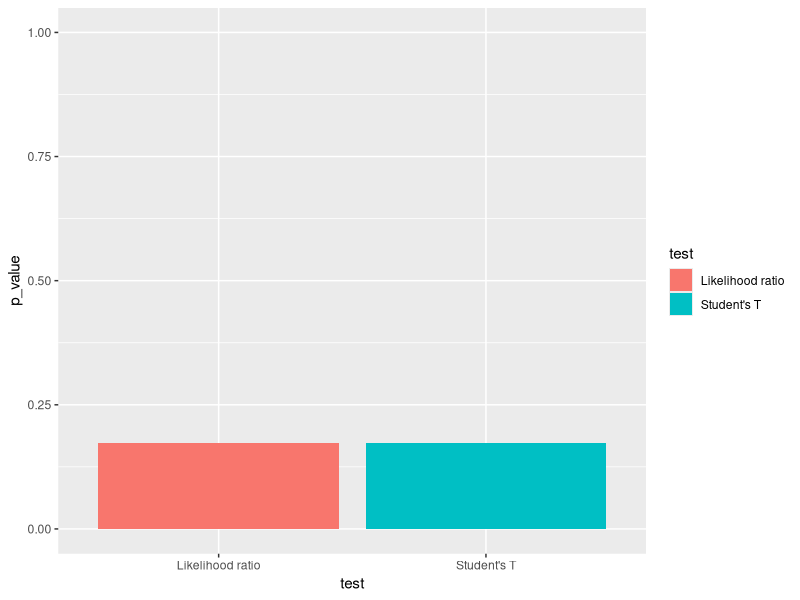
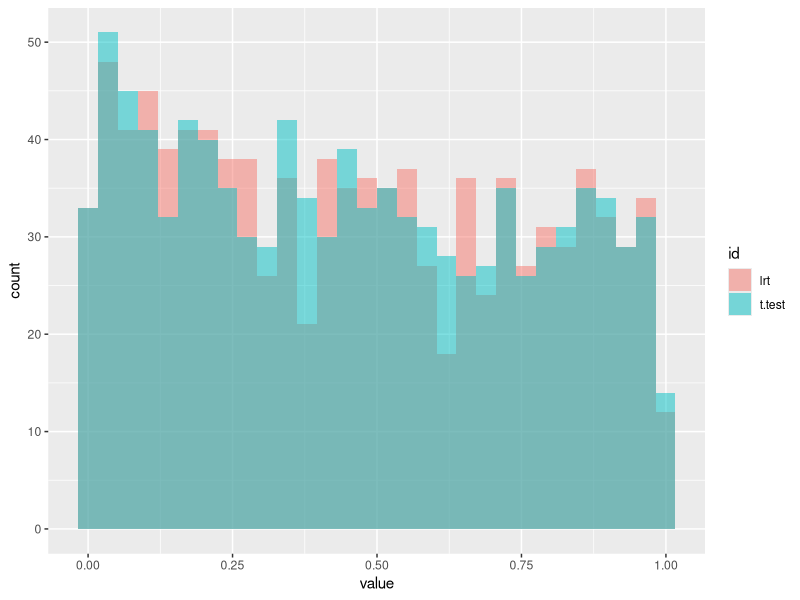
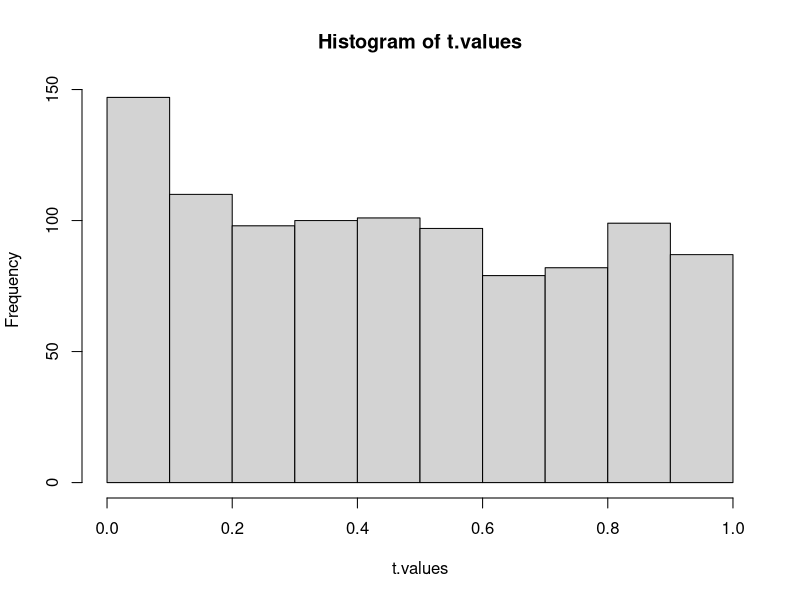
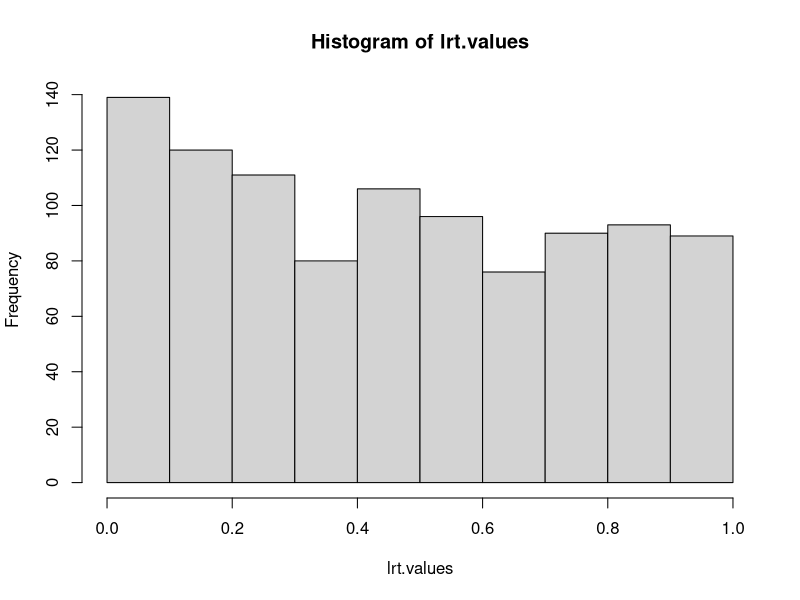

Source code (R) for these figures, in order:
library("ggfortify")
library("magrittr")

# Multiple plot function
#
# ggplot objects can be passed in ..., or to plotlist (as a list of ggplot objects)
# - cols:   Number of columns in layout
# - layout: A matrix specifying the layout. If present, 'cols' is ignored.
#
# If the layout is something like matrix(c(1,2,3,3), nrow=2, byrow=TRUE),
# then plot 1 will go in the upper left, 2 will go in the upper right, and
# 3 will go all the way across the bottom.
#
multiplot <- function(..., plotlist=NULL, file, cols=1, layout=NULL) {
  library(grid)
  
  # Make a list from the ... arguments and plotlist
  plots <- c(list(...), plotlist)
  
  numPlots = length(plots)
  
  # If layout is NULL, then use 'cols' to determine layout
  if (is.null(layout)) {
    # Make the panel
    # ncol: Number of columns of plots
    # nrow: Number of rows needed, calculated from # of cols
    layout <- matrix(seq(1, cols * ceiling(numPlots/cols)),
                     ncol = cols, nrow = ceiling(numPlots/cols))
  }
  
  if (numPlots==1) {
    print(plots[[1]])
    
  } else {
    # Set up the page
    grid.newpage()
    pushViewport(viewport(layout = grid.layout(nrow(layout), ncol(layout))))
    
    # Make each plot, in the correct location
    for (i in 1:numPlots) {
      # Get the i,j matrix positions of the regions that contain this subplot
      matchidx <- as.data.frame(which(layout == i, arr.ind = TRUE))
      
      print(plots[[i]], vp = viewport(layout.pos.row = matchidx$row,
                                      layout.pos.col = matchidx$col))
    }
  }
}



#ex 4.4
#4.4.1

N <- 1000
t.values <- numeric(N)
lrt.values <- numeric(N)
  
mllk.normal <- function(params, data) {
  sum(-log(dnorm(data, mean = params, sd = 4)))
}
 
for(i in 1:N)
{
  x <- rnorm(20, 2, 4)
  y <- rnorm(40, 2.5, 4)
  x.mean <- mean(x)
  y.mean <- mean(y)
  xy <- c(x, y)
  
  # Plotting data
#  p <- ggdistribution(dnorm, x = seq(-10, 14, 0.1), mean = 2, sd = 4, fill = "blue", alpha = 0.2) +
#    geom_vline(xintercept = 2, linetype = "longdash") +
#    scale_x_continuous(breaks = seq(-10, 14, 2))
#  
#  p <- ggdistribution(dnorm, x = seq(-10, 14, 0.1), p = p, mean = 2.5, sd = 4, fill = "red", alpha = 0.2) +
#    geom_vline(xintercept = 2.5, linetype = "longdash") +
#    ggtitle(label = "Theoretical distributions")
#  
#  q <- autoplot(density(x), fill = "blue")
#  q <- autoplot(density(y), p = q, fill = "red") +
#    ggtitle("Experimental data") +
#    scale_x_continuous(breaks = seq(-10, 14, 2))
#  
#  q
  
#  multiplot(p, q, cols = 2)
  
  
 
  
  # 4.4.2 Perform the maximum likelihood estimation for the full model and the nested model, and compute
  #the maximized likelihood values (or the minimized minus-log-likelihood values)
  
  # optimize parameters for the full and nested models
  x.params <- optimize(mllk.normal, interval = c(-10, 10), data = x)
  y.params <- optimize(mllk.normal, interval = c(-10, 10), data = y)
  xy.params <- optimize(mllk.normal, interval = c(-10, 10), data = xy)
  
  # compute likelihood of full model using optimized parameters
  full.model.l <- c(dnorm(x, mean = x.params$minimum, sd = 4),
                      dnorm(y, mean = y.params$minimum, sd = 4)) %>% prod
  
  
  # compute likelihood of nested model using optimized parameters
  nested.model.l <- dnorm(xy, mean = xy.params$minimum, sd = 4) %>% prod
  
  
  #4.4.3. Compute the likelihood ratio test statistic and the p-value.
  # compute q, the q of the likelihood of both models
  q <- nested.model.l / full.model.l
  
  # likelihood ratio test
  #-2log(q) ~ chi squared with d - d0 degrees of freedom
  # dimensions of the full model (3)
  # dimensions of the nested model (2)
  # d - d0 = 1
  lrt.pval <- 1 - pchisq(-2*log(q), df = 1)
  # the null hypothesis is likely enough (there's not enought evidence that it is false)
  # we can't reject the null hypothesis -> the nested model is sufficient
  # (there's no evidence that the means are different)
  
  #4.4.4. Perform a two-sample t-test for x and y with equal variance. Do you get the same p-value?
  # students t test
  ttest.pval <- t.test(x, y, var.equal = TRUE, alternative = "two.sided")$p.value
  
  # Store p values
  lrt.values[i] <- lrt.pval
  t.values[i] <- ttest.pval
}



ggplot(data = data.frame(test = as.factor(c("Likelihood ratio", "Student's T")), p_value = c(lrt.pval, ttest.pval))) +
  geom_bar(aes(x = test, y = p_value, fill=test), stat = "identity") +
  scale_y_continuous(limits = 0:1)

pvalue.data <- data.frame(id = factor(rep(c("t.test", "lrt"), each = N)), value = c(t.values, lrt.values))

ggplot(pvalue.data, aes(x = value, fill = id)) + geom_histogram(alpha = 0.5, position = "identity")
hist(t.values)
hist(lrt.values)

# p <- ggdistribution(dchisq, x = seq(0.005, 3, 0.005), df = 1, fill = "red") + 
#   geom_vline(xintercept = statistic)
# p
